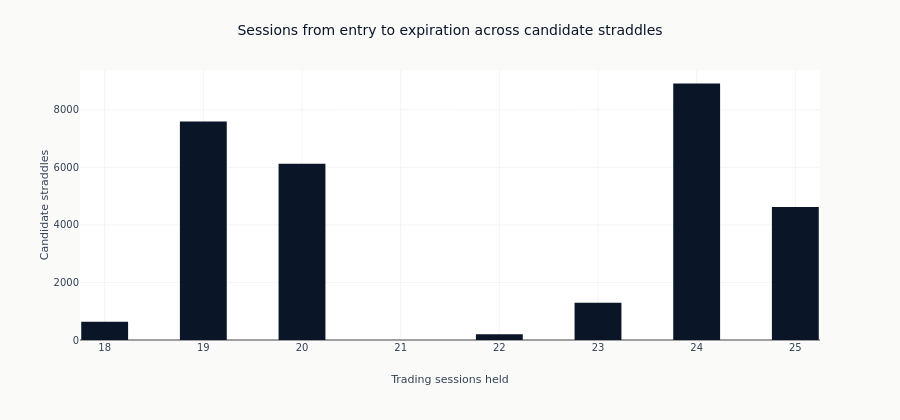

The notebook cell saved with this chart:
### Markdown cell above
Read the figure for the spread rather than the centre: a strategy whose holding period is
fixed by an expiration calendar rather than by a chosen horizon will trade some intervals
considerably longer than others, and the cost of a day of gamma exposure is paid over each of
them.

### Code cell
holding_figure = px.histogram(
    holding.select("sessions_held"),
    x="sessions_held",
    nbins=int(holding.get_column("sessions_held").max()),
    color_discrete_sequence=[COLORS["blue"]],
)
holding_figure.update_layout(
    title="Sessions from entry to expiration across candidate straddles",
    height=420,
    width=900,
    bargap=0.05,
    margin=dict(t=70),
)
holding_figure.update_xaxes(title_text="Trading sessions held")
holding_figure.update_yaxes(title_text="Candidate straddles")
show_plotly_with_alt(
    holding_figure,
    "Histogram of the number of trading sessions each candidate straddle is held from entry "
    "to expiration, over the validation period.",
)

### Figure 1 — Plotly figure (JSON) as saved in the notebook; plotly's stock layout.template omitted (floating-point values rounded to 4 significant figures; data arrays with more than 128 entries replaced by an {"elided": "..."} marker saying what was removed)
{"data": [{"bingroup": "x", "hovertemplate": "sessions_held=%{x}<br>count=%{y}<extra></extra>", "legendgroup": "", "marker": {"color": "#0a1628", "pattern": {"shape": ""}}, "name": "", "nbinsx": 25, "orientation": "v", "showlegend": false, "type": "histogram", "x": {"elided": "29383 int values"}, "xaxis": "x", "yaxis": "y"}], "layout": {"bargap": 0.05, "barmode": "relative", "height": 420, "legend": {"tracegroupgap": 0}, "margin": {"t": 70}, "title": {"text": "Sessions from entry to expiration across candidate straddles"}, "width": 900, "xaxis": {"anchor": "y", "domain": [0.0, 1.0], "title": {"text": "Trading sessions held"}}, "yaxis": {"anchor": "x", "domain": [0.0, 1.0], "title": {"text": "Candidate straddles"}}}}
